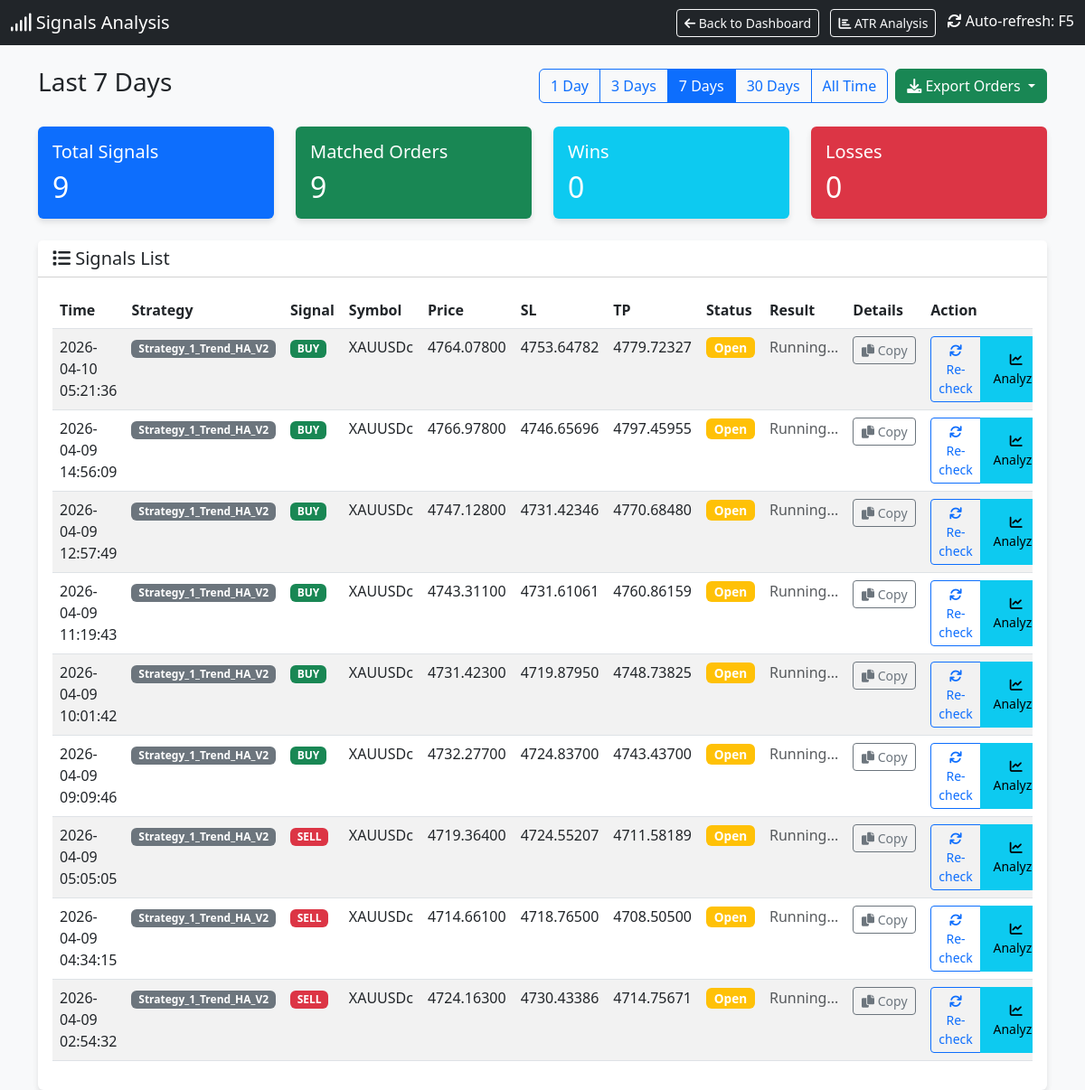
The app's page /signals with its own data.
### tables this page shows
CREATE TABLE signals (
                id INTEGER PRIMARY KEY AUTOINCREMENT,
                timestamp DATETIME DEFAULT CURRENT_TIMESTAMP,
                strategy_name TEXT,
                symbol TEXT,
                signal_type TEXT,
                price REAL,
                sl REAL,
                tp REAL,
                indicators TEXT,
                status TEXT
            , account_id INTEGER DEFAULT 0);

### dashboard.py (the view)
@app.route('/signals')
def signals_page():
    cur = get_db().cursor()
    days_param = request.args.get('days', '7')  # Default 7 days
    if days_param == "all":
        days = 36500
        filter_label = "All Time"
    else:
        try:
            days = int(days_param)
            filter_label = f"Last {days} Days"
        except:
            days = 7
            filter_label = "Last 7 Days"
    cutoff_date = datetime.now() - timedelta(days=days)
    cutoff_str = cutoff_date.strftime("%Y-%m-%d %H:%M:%S")
    cur.execute("SELECT * FROM signals WHERE timestamp >= ? ORDER BY timestamp DESC", (cutoff_str,))
    signals = cur.fetchall()
    signals_with_status = []
    for sig in signals:
        signal_dict = dict(sig)
        try:
            sig_timestamp = sig['timestamp']
            if isinstance(sig_timestamp, str):
                try:
                    sig_time = datetime.strptime(sig_timestamp, '%Y-%m-%d %H:%M:%S')
                except:
                    try:
                        sig_time = datetime.strptime(sig_timestamp, '%Y-%m-%d %H:%M:%S.%f')
                    except:
                        sig_time = datetime.fromisoformat(sig_timestamp.replace('Z', '+00:00'))
            else:
                sig_time = datetime.fromtimestamp(sig_timestamp)
            time_lower = (sig_time - timedelta(seconds=30)).strftime('%Y-%m-%d %H:%M:%S')
            time_upper = (sig_time + timedelta(seconds=30)).strftime('%Y-%m-%d %H:%M:%S')
        except Exception as e:
            time_lower = None
            time_upper = None
        matching_order = None
        if time_lower and time_upper:
            try:
                cur.execute("""
                    SELECT * FROM orders
                    WHERE strategy_name = ?
                    AND symbol = ?
                    AND order_type = ?
                    AND open_time BETWEEN ? AND ?
                    ORDER BY ABS(open_price - ?) ASC
                    LIMIT 1
                """, (sig['strategy_name'], sig['symbol'], sig['signal_type'], time_lower, time_upper, sig['price']))
                matching_order = cur.fetchone()
            except Exception as e:
                pass
        if matching_order:
            signal_dict['order_ticket'] = matching_order['ticket']
            signal_dict['order_profit'] = matching_order['profit']
            signal_dict['order_status'] = 'closed' if matching_order['profit'] is not None else 'open'
            signal_dict['has_order'] = True
        else:
            signal_dict['order_ticket'] = None
            signal_dict['order_profit'] = None
            signal_dict['order_status'] = 'not_found'
            signal_dict['has_order'] = False
        signals_with_status.append(signal_dict)
    total_signals = len(signals_with_status)
    matched_orders = len([s for s in signals_with_status if s['has_order']])
    wins = len([s for s in signals_with_status if s['has_order'] and s['order_profit'] is not None and s['order_profit'] > 0])
    losses = len([s for s in signals_with_status if s['has_order'] and s['order_profit'] is not None and s['order_profit'] < 0])
    cur.execute("SELECT DISTINCT strategy_name FROM orders ORDER BY strategy_name")
    strategies = [row['strategy_name'] for row in cur.fetchall()]
    return render_template('signals.html',
                         signals=signals_with_status,
                         total_signals=total_signals,
                         matched_orders=matched_orders,
                         wins=wins,
                         losses=losses,
                         current_filter=days_param,
                         filter_label=filter_label,
                         strategies=strategies)

### dashboard.py (called while the page is built)
def get_db():
    db = getattr(g, '_database', None)
    if db is None:
        db = g._database = sqlite3.connect(DB_PATH)
        db.row_factory = sqlite3.Row
    return db

@app.teardown_appcontext
def close_connection(exception):
    db = getattr(g, '_database', None)
    if db is not None:
        db.close()

### templates/signals.html (shortened to what this page needs)
<!DOCTYPE html>
<html lang="en">
<head>
    <link href="https://cdn.jsdelivr.net/npm/bootstrap@5.3.0/dist/css/bootstrap.min.css" rel="stylesheet">
    <link href="https://cdnjs.cloudflare.com/ajax/libs/font-awesome/6.0.0/css/all.min.css" rel="stylesheet">
</head>
<body>
    <nav class="navbar navbar-dark bg-dark mb-4">
        <div class="container-fluid">
            <span class="navbar-brand mb-0 h1"><i class="fas fa-signal"></i> Signals Analysis</span>
            <div>
                <a href="/" class="btn btn-outline-light btn-sm me-2">
                    <i class="fas fa-arrow-left"></i> Back to Dashboard
                </a>
                <a href="/atr_analysis" class="btn btn-outline-light btn-sm me-2">
                    <i class="fas fa-chart-bar"></i> ATR Analysis
                </a>
                <span class="text-white"><i class="fas fa-sync"></i> Auto-refresh: F5</span>
            </div>
        </div>
    </nav>
    <div class="container mb-4">
        <div class="d-flex justify-content-between align-items-center">
            <h3>{{ filter_label }}</h3>
            <div class="d-flex gap-2">
                <div class="btn-group" role="group">
                    <a href="/signals?days=1" class="btn btn-outline-primary {% if current_filter == '1' %}active{% endif %}">1 Day</a>
                    <a href="/signals?days=3" class="btn btn-outline-primary {% if current_filter == '3' %}active{% endif %}">3 Days</a>
                    <a href="/signals?days=7" class="btn btn-outline-primary {% if current_filter == '7' %}active{% endif %}">7 Days</a>
                    <a href="/signals?days=30" class="btn btn-outline-primary {% if current_filter == '30' %}active{% endif %}">30 Days</a>
                    <a href="/signals?days=all" class="btn btn-outline-primary {% if current_filter == 'all' %}active{% endif %}">All Time</a>
                </div>
                <div class="btn-group" role="group">
                    <button type="button" class="btn btn-success dropdown-toggle" data-bs-toggle="dropdown" aria-expanded="false" title="Export orders to CSV">
                        <i class="fas fa-download"></i> Export Orders
                    </button>
                </div>
            </div>
        </div>
    </div>
    <div class="container">
        <div class="row mb-4">
            <div class="col-md-3">
                <div class="card bg-primary text-white">
                    <div class="card-body">
                        <h5 class="card-title">Total Signals</h5>
                        <h2 class="card-text">{{ total_signals }}</h2>
                    </div>
                </div>
            </div>
            <div class="col-md-3">
                <div class="card bg-success text-white">
                    <div class="card-body">
                        <h5 class="card-title">Matched Orders</h5>
                        <h2 class="card-text">{{ matched_orders }}</h2>
                    </div>
                </div>
            </div>
            <div class="col-md-3">
                <div class="card bg-info text-white">
                    <div class="card-body">
                        <h5 class="card-title">Wins</h5>
                        <h2 class="card-text">{{ wins }}</h2>
                    </div>
                </div>
            </div>
            <div class="col-md-3">
                <div class="card bg-danger text-white">
                    <div class="card-body">
                        <h5 class="card-title">Losses</h5>
                        <h2 class="card-text">{{ losses }}</h2>
                    </div>
                </div>
            </div>
        </div>
        <div class="card">
            <div class="card-header bg-white">
                <h5 class="mb-0"><i class="fas fa-list"></i> Signals List</h5>
            </div>
            <div class="card-body">
                <div class="table-responsive">
                    <table class="table table-hover table-striped">
                        <thead>
                            <tr>
                                <th>Time</th>
                                <th>Strategy</th>
                                <th>Signal</th>
                                <th>Symbol</th>
                                <th>Price</th>
                                <th>SL</th>
                                <th>TP</th>
                                <th>Status</th>
                                <th>Result</th>
                                <th>Details</th>
                                <th>Action</th>
                            </tr>
                        </thead>
                        <tbody>
                            {% for sig in signals %}
                            <tr class="signal-row" id="signal-row-{{ sig.id }}">
                                <td>{{ sig.timestamp }}</td>
                                <td><span class="badge bg-secondary">{{ sig.strategy_name }}</span></td>
                                <td>
                                    {% if sig.signal_type == 'BUY' %}
                                    <span class="badge badge-buy">BUY</span>
                                    {% else %}
                                    <span class="badge badge-sell">SELL</span>
                                    {% endif %}
                                </td>
                                <td>{{ sig.symbol }}</td>
                                <td>{{ "%.5f"|format(sig.price) }}</td>
                                <td>{{ "%.5f"|format(sig.sl) if sig.sl else '-' }}</td>
                                <td>{{ "%.5f"|format(sig.tp) if sig.tp else '-' }}</td>
                                <td id="status-{{ sig.id }}">
                                    {% if sig.has_order %}
                                        {% if sig.order_status == 'closed' %}
                                            <span class="badge bg-dark status-badge">Closed</span>
                                        {% else %}
                                            <span class="badge bg-warning status-badge">Open</span>
                                        {% endif %}
                                    {% else %}
                                        <span class="badge bg-secondary status-badge">Not Found</span>
                                    {% endif %}
                                </td>
                                <td id="result-{{ sig.id }}">
                                    {% if sig.has_order and sig.order_profit is not none %}
                                        <span class="{% if sig.order_profit >= 0 %}profit-pos{% else %}profit-neg{% endif %}">
                                            ${{ "%.2f"|format(sig.order_profit) }}
                                        </span>
                                        <br>
                                        <small class="text-muted">Ticket: {{ sig.order_ticket }}</small>
                                    {% elif sig.has_order %}
                                        <span class="text-muted">Running...</span>
                                    {% else %}
                                        <span class="text-muted">-</span>
                                    {% endif %}
                                </td>
                                <td id="details-{{ sig.id }}">
                                    <button class="btn btn-sm btn-outline-secondary copy-details-btn"
                                            data-signal-id="{{ sig.id }}"
                                            data-signal-data='{{ sig|tojson }}'
                                            title="Copy signal details">
                                        <i class="fas fa-copy"></i> Copy
                                    </button>
                                </td>
                                <td id="action-{{ sig.id }}">
                                    <div class="btn-group" role="group">
                                        {% if not sig.has_order %}
                                            <button class="btn btn-sm btn-primary check-mt5-btn" data-signal-id="{{ sig.id }}">
                                                <i class="fas fa-search"></i> Check MT5
                                            </button>
                                        {% else %}
                                            <button class="btn btn-sm btn-outline-primary check-mt5-btn" data-signal-id="{{ sig.id }}">
                                                <i class="fas fa-sync"></i> Re-check
                                            </button>
                                        {% endif %}
                                        <button class="btn btn-sm btn-info analyze-signal-btn" data-signal-id="{{ sig.id }}" title="Analyze signal">
                                            <i class="fas fa-chart-line"></i> Analyze
                                        </button>
                                    </div>
                                </td>
                            </tr>
                            {% endfor %}
                        </tbody>
                    </table>
                </div>
            </div>
        </div>
    </div>
</body>
</html>

### templates/signals.html (style rules this page uses)
body { background-color: #f8f9fa; }
.card { box-shadow: 0 4px 6px rgba(0, 0, 0, 0.1); border: none; }
.badge-buy { background-color: #198754; }
.badge-sell { background-color: #dc3545; }
.status-badge { font-size: 0.85em; padding: 0.35em 0.65em; }
.signal-row { transition: background-color 0.2s; }
.copy-details-btn { min-width: 70px; }
.analyze-signal-btn { min-width: 80px; }

### records on screen
signals: timestamp "2026-04-10 05:21:36", strategy_name "Strategy_1_Trend_HA_V2", symbol "XAUUSDc", price "4764.07800", sl "4753.64782", tp "4779.72327"
signals: timestamp "2026-04-09 14:56:09", strategy_name "Strategy_1_Trend_HA_V2", symbol "XAUUSDc", price "4766.97800", sl "4746.65696", tp "4797.45955"
signals: timestamp "2026-04-09 12:57:49", strategy_name "Strategy_1_Trend_HA_V2", symbol "XAUUSDc", price "4747.12800", sl "4731.42346", tp "4770.68480"
signals: timestamp "2026-04-09 11:19:43", strategy_name "Strategy_1_Trend_HA_V2", symbol "XAUUSDc", price "4743.31100", sl "4731.61061", tp "4760.86159"
signals: timestamp "2026-04-09 10:01:42", strategy_name "Strategy_1_Trend_HA_V2", symbol "XAUUSDc", price "4731.42300", sl "4719.87950", tp "4748.73825"
signals: timestamp "2026-04-09 09:09:46", strategy_name "Strategy_1_Trend_HA_V2", symbol "XAUUSDc", price "4732.27700", sl "4724.83700", tp "4743.43700"
signals: timestamp "2026-04-09 05:05:05", strategy_name "Strategy_1_Trend_HA_V2", symbol "XAUUSDc", price "4719.36400", sl "4724.55207", tp "4711.58189"
signals: timestamp "2026-04-09 04:34:15", strategy_name "Strategy_1_Trend_HA_V2", symbol "XAUUSDc", price "4714.66100", sl "4718.76500", tp "4708.50500"
signals: timestamp "2026-04-09 02:54:32", strategy_name "Strategy_1_Trend_HA_V2", symbol "XAUUSDc", price "4724.16300", sl "4730.43386", tp "4714.75671"

### other values on screen
{{ filter_label }} "Last 7 Days"
{{ total_signals }} "9"
{{ matched_orders }} "9"
{{ wins }} "0"
{{ losses }} "0"
